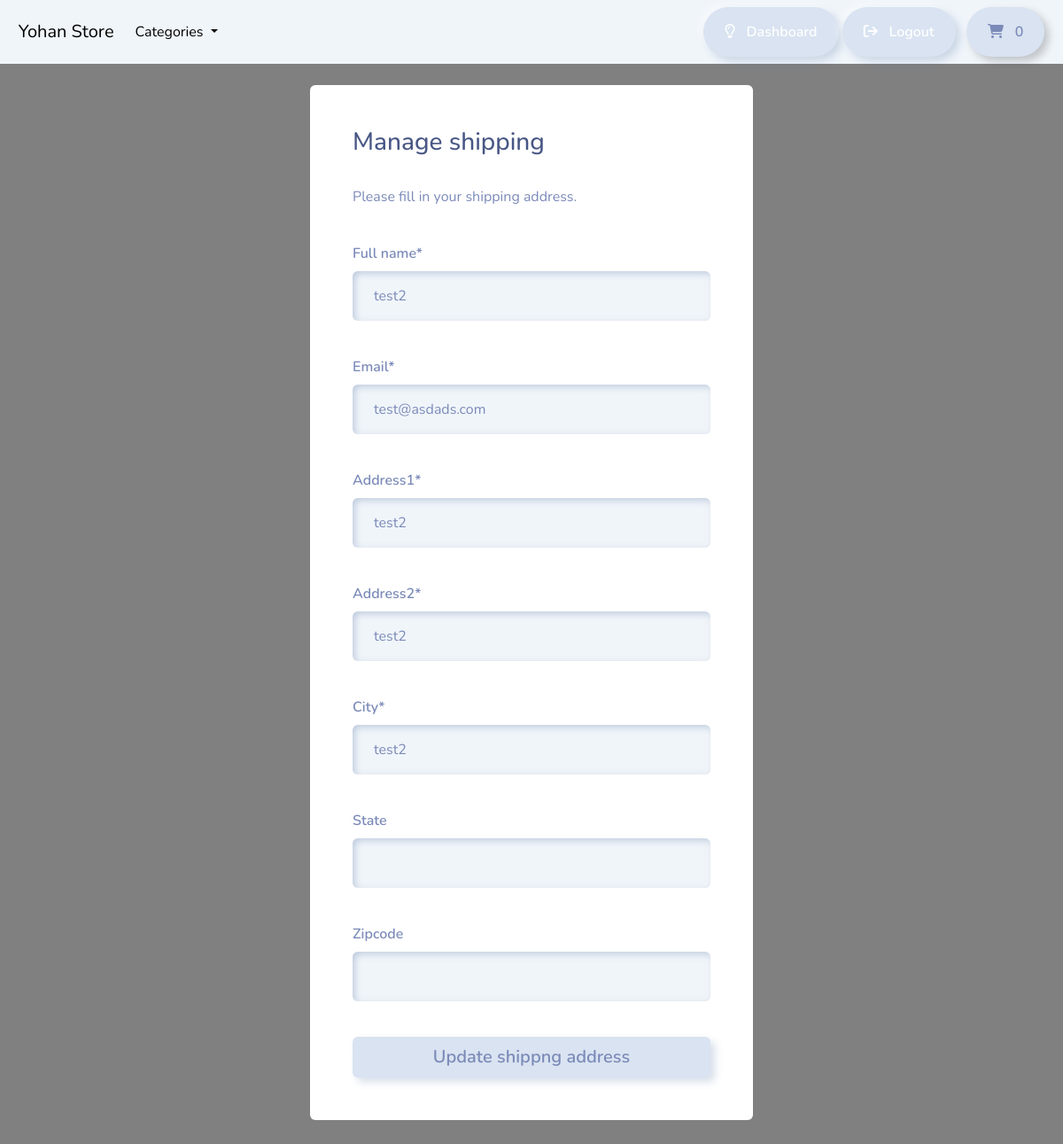
The page /account/manage-shipping (signed in) on the database its author committed.
### payment/models.py (models this page shows, shortened)
class ShippingAddress(models.Model):
    full_name = models.CharField(max_length=300)
    email = models.EmailField(max_length=255)
    address1 = models.CharField(max_length=300)
    address2 = models.CharField(max_length=300)
    city = models.CharField(max_length=255)
    state = models.CharField(max_length=255, null=True, blank=True)
    zipcode = models.CharField(max_length=255, null=True, blank=True)
    user = models.ForeignKey(User, on_delete=models.CASCADE, null=True, blank=True)
    class Meta:
        verbose_name_plural = 'Shipping Address'

### account/views.py (the view, shortened to what this page needs)
# urls.py: path('manage-shipping', views.manage_shipping, name='manage-shipping'),
@login_required(login_url='my-login')
def manage_shipping(request):
    try:
        shipping = ShippingAddress.objects.get(user=request.user.id)
    except ShippingAddress.DoesNotExist:
        shipping = None
    form = ShippingForm(instance=shipping)
    context = {'form':form}
    return render(request, 'account/manage-shipping.html', context=context)

### payment/forms.py
class ShippingForm(forms.ModelForm):
    class Meta:
        model = ShippingAddress
        fields = ['full_name', 'email', 'address1', 'address2', 'city', 'state','zipcode']
        exclude = ['user',]

### cart/cart.py (called while the page is built)
    def __len__(self):
        try:
            return sum(item['qty'] for item in self.cart.values())
        except:
            return 0

### cart/context_processors.py (called while the page is built)
def cart(request):
    return {'cart': Cart(request)}

### store/models.py (called while the page is built)
    def get_absolute_url(self):
        return reverse("list-category", args=[self.slug])

### store/views.py (called while the page is built)
def categories(request):
    all_categories = Category.objects.all()
    return {'all_categories': all_categories} # key/value

### account/templates/account/manage-shipping.html (shortened to what this page needs)
{% include 'store/base.html' %}
{% load static %}
{% load crispy_forms_tags %}
{% block content %}
    <body>
        <br>
        <div class = 'container bg-white shadow-md p-5 form-layout rounded' >
            <h3> Manage shipping</h3>
            <p> Please fill in your shipping address. </p>
            <br>
            <form method="POST" autocomplate="off">
                {{form.full_name|as_crispy_field}}
                <br>
                {{form.email|as_crispy_field}}
                <br>
                {{form.address1|as_crispy_field}}
                <br>
                {{form.address2|as_crispy_field}}
                <br>
                {{form.city|as_crispy_field}}
                <br>
                {{form.state|as_crispy_field}}
                <br>
                {{form.zipcode|as_crispy_field}}
                <br>
                <button type='submit' class='btn btn-primary btn-lg w-100 btn-block p-2 rounded'> Update shippng address</button>
            </form>
        </div>
<br> <br>
    </body>
{% endblock content %}

### static/css/styles.css (style rules this page uses)
.form-layout { border-radius: 20px; width: 500px; }

### account/templates/account/manage-shipping.html (style rules this page uses)
body { background-color: gray; }

### rows shown on the page
ShippingAddress: full_name "test2", email "test@asdads.com", address1 "test2", address2 "test2", city "test2"
